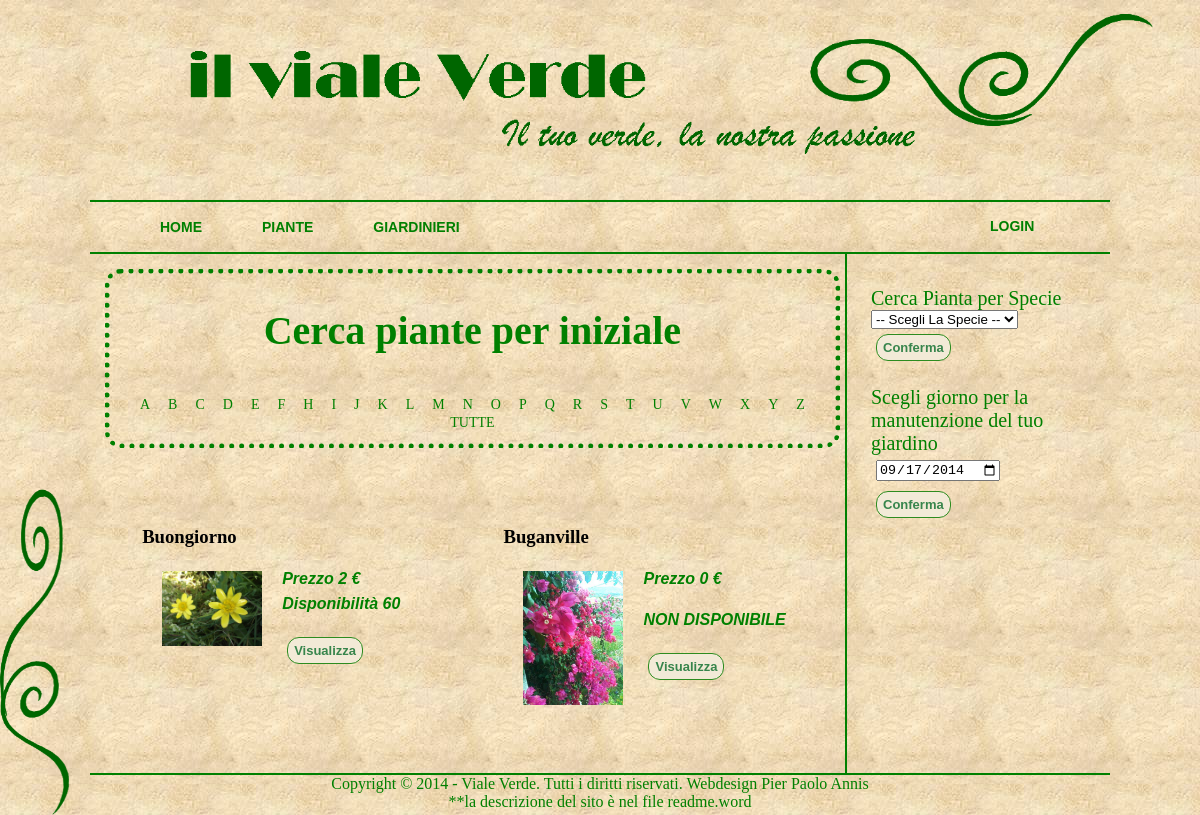
Page /index.php?elenco=B on the committed database.
### tables this page shows
CREATE TABLE IF NOT EXISTS `pianta` (
  `IdPianta` int(11) NOT NULL AUTO_INCREMENT,
  `Nome` varchar(50) NOT NULL,
  `Descrizione` text,
  `Disponibilita` int(11) NOT NULL,
  `IdSpecieFK` int(11) NOT NULL,
  `Immagine` varchar(200) NOT NULL COMMENT 'scrivere l''indirizzo dell''immagine',
  `Prezzo` decimal(10,2) DEFAULT NULL,
  PRIMARY KEY (`IdPianta`),
  KEY `pianta_ibfk_1` (`IdSpecieFK`)
);

### php/index.php (called while the page is built, shortened)
<?php
include("controller/functions.php");
include("view/master.php");

### index.php (called while the page is built)
<?php
include("php/index.php");

### php/model/Pianta.php (called while the page is built, shortened)
<?php
class Pianta{
    private $disponibilita;
    private $prezzo;
    private $nome;
    private $immagine;
    public function getImmagine() {
        return $this->immagine;
    }
    public function setImmagine($immagine) {
        $this->immagine = $immagine;
        return true;
    }
    public function getNome() {
        return $this->nome;
    }
    public function setNome($nome) {
        $this->nome = $nome;
        return true;
    }
    public function getDisponibilita() {
        return $this->disponibilita;
    }
    public function setDisponibilita($disponibilita) {
        $this->disponibilita = intval($disponibilita);
        return true;
    }
    public function getPrezzo() {
        return $this->prezzo;
    }
    public function setPrezzo($prezzo) {
        $this->prezzo = (floatval($prezzo));
        return true;
    }
}

### php/dbclass_1.php (called while the page is built, shortened)
<?php
class DBclass_1{
				private $attiva=false;
public function query($sql)
{
if(isset($this->attiva))
 {
  $sql = mysql_query($sql) or die (mysql_error());
  return $sql;
  } else {
    return false;
  }
 }
} ?>

### php/view/other/ListaSpecie.php (the view, shortened to what this page needs)
<div id="ListaSpecie">
<form method="get" action="index.php">
<fieldset>
    <label> Cerca Pianta per Specie</label><br>
    <select name="specie">
        <option value="null"> -- Scegli La Specie -- </option>
    </select>
    <input type="submit" name="job" value="Conferma"/>
</fieldset>
</form>
    </div>

### php/view/other/ElencoPiante.php (shortened to what this page needs)
<div id="ElencoPiante">
<?php if ((count($piante)-1)>0){ ?>
<fieldset>
        <?php for($count=0;$count<count($piante)-1;$count++){ ?>
                <div class=dettagli>
                <h3><?php echo $piante[$count]->getNome();?> </h3>
	   	<p>Prezzo <?php echo $piante[$count]->getPrezzo(); ?> €
                <img src="images/<?php echo $piante[$count]->getImmagine(); ?>"/>
                <?php if($piante[$count]->getDisponibilita()==0) { ?></p>
                <p>NON DISPONIBILE
                 <?php }else{ ?>
                    <br>Disponibilità
                        <?php echo $piante[$count]->getDisponibilita(); }?>
                </p>
        <?php if ($mansione=="amministratore"){ include 'php/view/admin/ModificaPianta.php'; } else {  ?>
                <form method="get" action="index.php">
                    <input type="submit" name="job" value="Visualizza" /><br>
                </form>
        <?php } ?>
            </div>
        <?php } ?>
    </fieldset>
<?php } else { ?>
<p>non ci sono piante </p>
<?php } ?>
</div>

### css/style.css (style rules this page uses)
body { background: url("../images/sfondo1.jpg"); color:black; width:85%; margin: 0px auto; }
#ListaSpecie { padding-top: 10%; }
#aside form { //margin: 20px; //margin-bottom:40px; }
#aside fieldset { width:200px; }
fieldset { //margin:50px; border-color:transparent; }
p { font-family: Arial; font-weight: bold; font-style: Italic; color: green; size:8%; line-height: 25px; text-align:justify; }
.dettagli { padding:5%; float:left; width: 40%; }
.dettagli img { margin:20px; margin-top:5px; float:left; width:100px; }
label { color:green; font-family: Arial Rounded MT Bold; font-size: 20px; }
input[type="submit"] { -webkit-border-radius: 12; -moz-border-radius: 12; border-radius: 12px; font-family: Arial; font-weight: Bold; color: #37854c; font-size: 13px; background: #f2ead7; padding: 5px 6px 5px 6px; border: solid #2d8c1f 1px; text-decoration: none; }
fieldset input { margin:5px; }

### rows in the picture
pianta: Nome "Buongiorno", Prezzo "2", Immagine (picture), Disponibilita "60"
pianta: Nome "Buganville", Prezzo "0", Immagine (picture), Disponibilita "NON DISPONIBILE"
